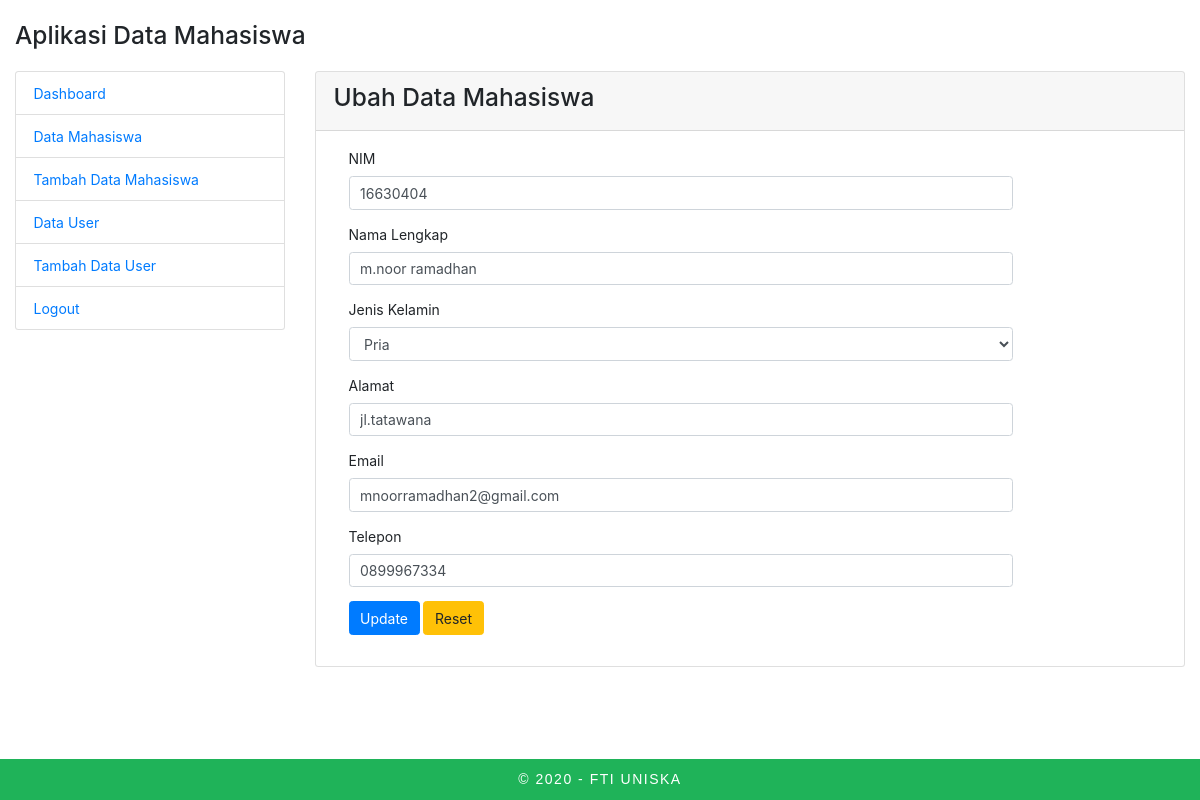
Page /admin/index.php?page=mahasiswa-edit&id=1 (signed in) on the committed database.
### tables this page shows
CREATE TABLE `mahasiswa` (
  `id` int(11) UNSIGNED NOT NULL,
  `nim` varchar(10) NOT NULL,
  `nama` varchar(100) NOT NULL,
  `alamat` varchar(200) NOT NULL,
  `jenis_kelamin` enum('Pria','Wanita') NOT NULL,
  `email` varchar(100) NOT NULL,
  `telepon` varchar(15) NOT NULL
);

### mahasiswa/mahasiswa_edit.php (the view, shortened to what this page needs)
<?php
$id = $_GET['id'];
$result = mysqli_query($con, "SELECT * FROM mahasiswa WHERE id=$id") or die(mysqli_error($con));
while ($data = mysqli_fetch_array($result)) {
    $nim      = $data['nim'];
    $nama     = $data['nama'];
    $alamat   = $data['alamat'];
    $jk       = $data['jenis_kelamin'];
    $email    = $data['email'];
    $telepon  = $data['telepon'];
}
?>
<div class="row">
    <div class="col-md-12">
        <div class="card">
            <div class="card-header">
                <h3 class="panel-title">Ubah Data Mahasiswa</h3>
            </div>
            <div class="card-body">
                <form method="POST" action="?page=mahasiswa-update" class="form-horizontal">
                    <div class="form-group">
                        <label for="nim" class="col-sm-2 control-label">NIM</label>
                        <div class="col-sm-10">
                            <input type="text" class="form-control" name="nim" value="<?php echo $nim; ?>" required>
                        </div>
                    </div>
                    <div class="form-group">
                        <label for="nama" class="col-sm-2 control-label">Nama Lengkap</label>
                        <div class="col-sm-10">
                            <input type="text" class="form-control" name="nama" value="<?php echo $nama; ?>" required>
                        </div>
                    </div>
                    <div class="form-group">
                        <label for="nama" class="col-sm-2 control-label">Jenis Kelamin</label>
                        <div class="col-sm-10">
                            <select class="form-control" name="jenis_kelamin">
                                <option <?php if ($jk == "Pria") echo 'selected'; ?> value="Pria">Pria</option>
                            </select>
                        </div>
                    </div>
                    <div class="form-group">
                        <label for="alamat" class="col-sm-2 control-label">Alamat</label>
                        <div class="col-sm-10">
                            <input type="text" class="form-control" name="alamat" value="<?php echo $alamat; ?>" required>
                        </div>
                    </div>
                    <div class="form-group">
                        <label for="email" class="col-sm-2 control-label">Email</label>
                        <div class="col-sm-10">
                            <input type="email" class="form-control" name="email" value="<?php echo $email; ?>" required>
                        </div>
                    </div>
                    <div class="form-group">
                        <label for="telepon" class="col-sm-2 control-label">Telepon</label>
                        <div class="col-sm-10">
                            <input type="number" class="form-control" name="telepon" value="<?php echo $telepon; ?>" required>
                        </div>
                    </div>
                    <div class="form-group">
                        <div class="col-sm-offset-2 col-sm-10">
                            <input type="submit" name="update" class="btn btn-primary" value="Update">
                            <input type="reset" name="reset" class="btn btn-warning" value="Reset">
                        </div>
                    </div>
                </form>
            </div>
        </div>
    </div>
</div>

### admin/index.php (style rules this page uses)
body { margin-bottom: 6em; }
* { font-size: 14px; }

### rows in the picture
mahasiswa: nim "16630404", nama "m.noor ramadhan", jenis_kelamin "Pria", alamat "jl.tatawana", email "mnoorramadhan2@gmail.com", telepon "0899967334"
